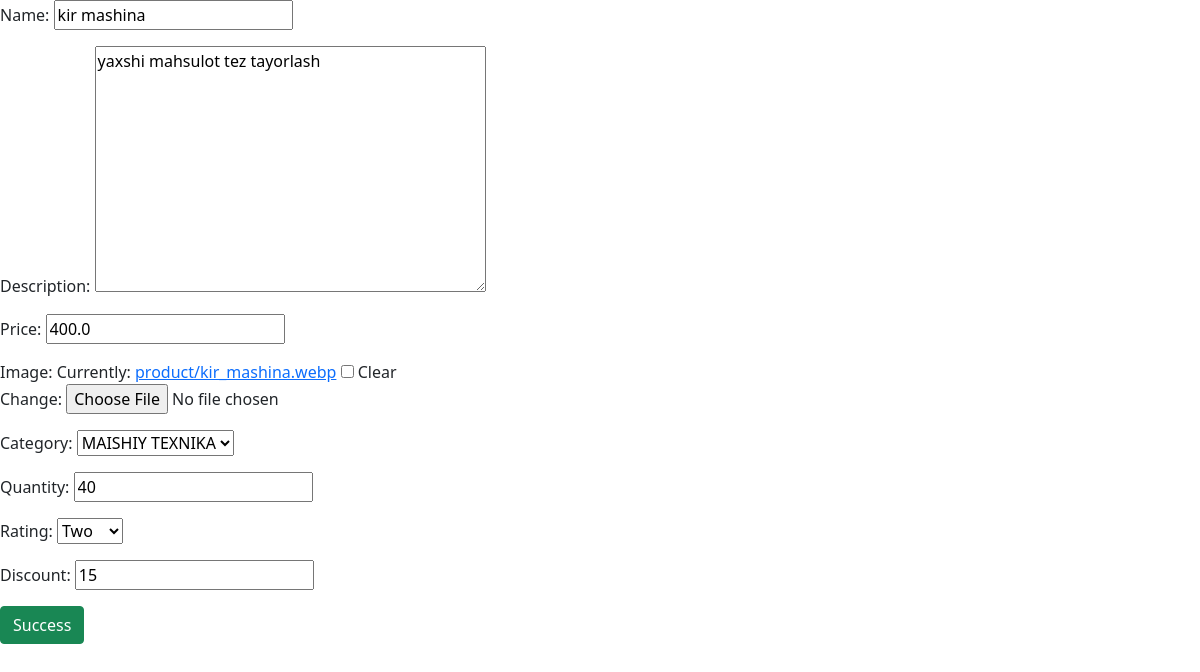
/online-shop/edit-product/3/, run on an earlier commit of the app's database.
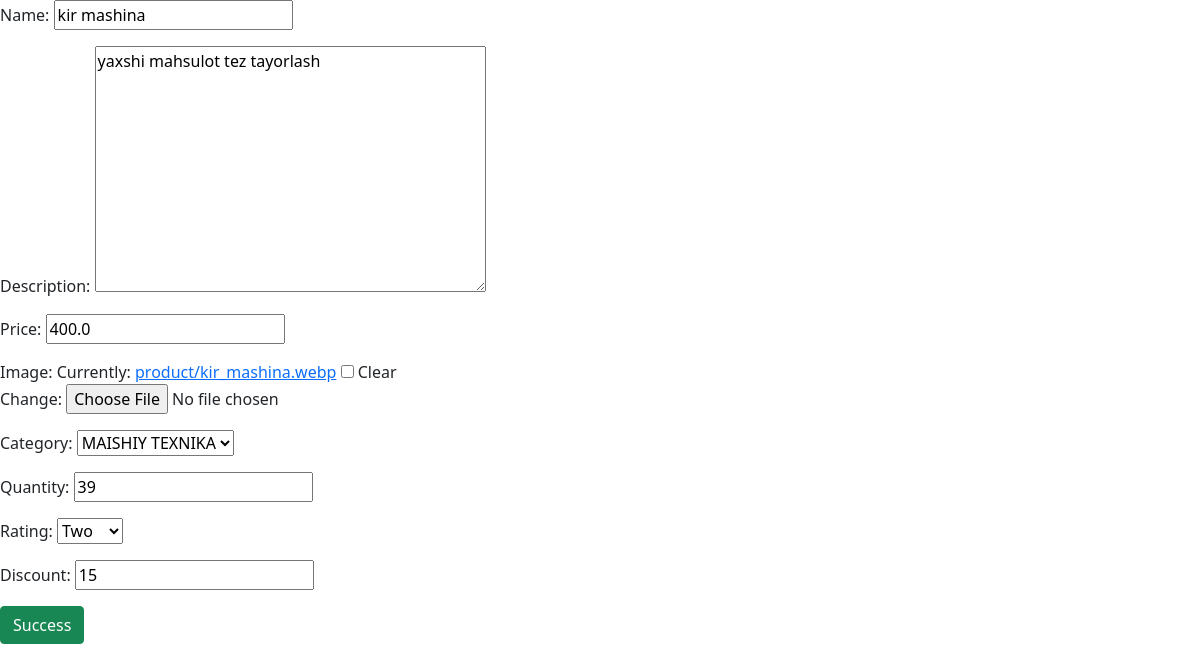
And on a later commit of the database.
### online_shop/models.py (models this page shows, shortened)
class BaseModel(models.Model):
    created_at = models.DateTimeField(auto_now_add=True, blank=True, null=True)
    class Meta:
        abstract = True

class Product(BaseModel):
    class RatingChoices(models.IntegerChoices):
        zero = 0
        one = 1
        two = 2
        three = 3
        four = 4
        five = 5
    name = models.CharField(max_length=100)
    description = models.TextField(null=True, blank=True)
    price = models.FloatField(null=True, blank=True)
    image = models.ImageField(upload_to='product', null=True, blank=True)
    category = models.ForeignKey(Category, on_delete=models.CASCADE, related_name='products')
    quantity = models.IntegerField(default=0)
    rating = models.PositiveSmallIntegerField(choices=RatingChoices.choices, default=RatingChoices.zero.value,
                                              null=True)
    discount = models.PositiveSmallIntegerField(null=True, blank=True)

### online_shop/views.py (the view)
# urls.py: path('edit-product/<int:product_id>/', views.edit_product, name='edit_product'),
def edit_product(request, product_id):
    product = get_object_or_404(Product, id=product_id)
    form = ProductModelForm(instance=product)
    if request.method == 'POST':
        form = ProductModelForm(request.POST, request.FILES, instance=product)
        if form.is_valid():
            form.save()
            return redirect('product_detail', product_id)
    return render(request, 'online_shop/edit-product.html', {'form': form})

### online_shop/forms.py
class ProductModelForm(forms.ModelForm):
    class Meta:
        model = Product
        fields = '__all__'

### online_shop/models.py (called while the page is built)
    def __str__(self):
        return self.title

### online_shop/templates/online_shop/edit-product.html (shortened to what this page needs)
<!DOCTYPE html>
<html lang="en">
<head>
    <link href="https://cdn.jsdelivr.net/npm/bootstrap@5.0.2/dist/css/bootstrap.min.css" rel="stylesheet"
>
</head>
<body>
<form method="post" enctype="multipart/form-data">
    {{ form.as_p }}
    <button type="submit" class="btn btn-success">Success</button>
</form>
</body>
</html>

What changed in the data, as far as the page shows it:
changed Product "kir mashina": quantity "40" → "39"
